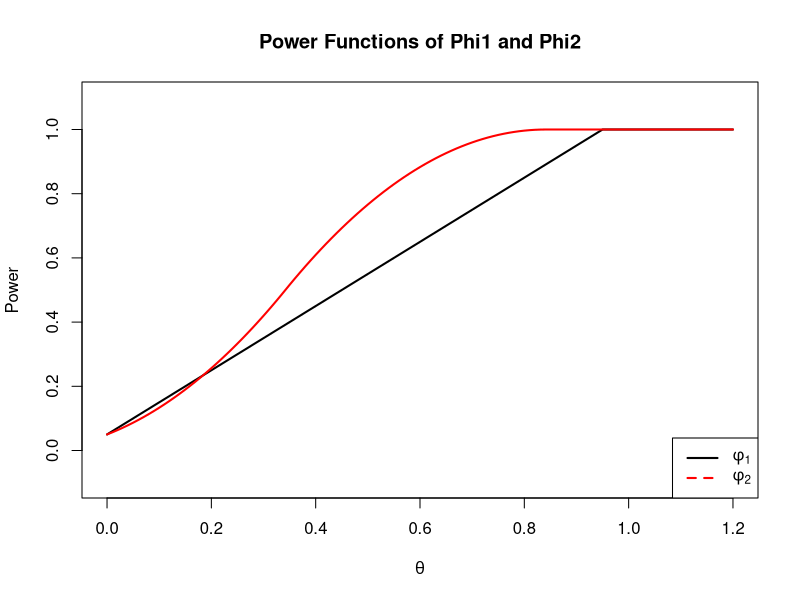
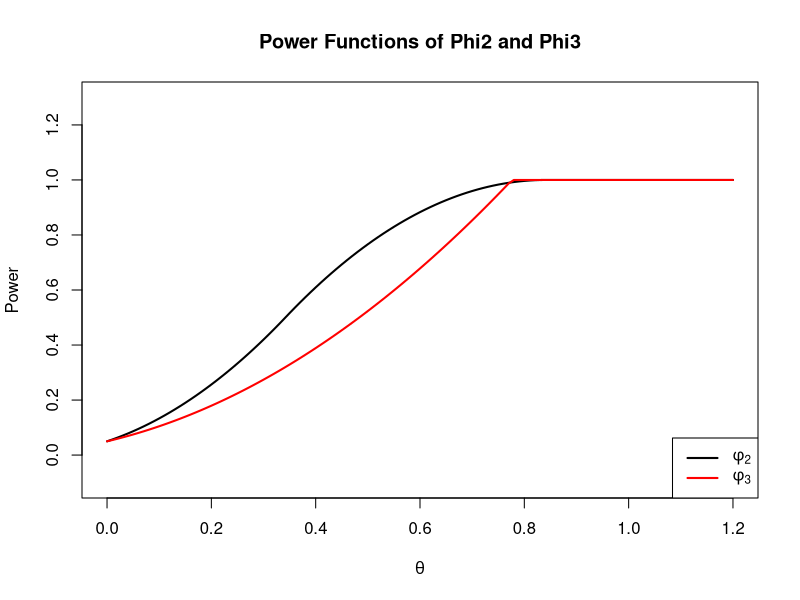

Source code (R) for these figures, in order:
## ---- chunk 1
theta <- seq(0, 1.2, by = 0.01)
C <- 2 - sqrt(0.1)  

# Power function for phi_1
beta1 <- pmax(0, pmin(1, theta + 0.05))

# Power function for phi_2
beta2 <- ifelse(theta <= (C/2) - 1, 0,
         ifelse(theta <= (C - 1)/2, ((2*theta + 2 - C)^2)/2,
         ifelse(theta <= C/2, 1 - ((C - 2*theta)^2)/2, 1)))

plot(theta, beta1, type = "l", col = "black", lwd = 2, ylim = c(-0.1, 1.1),
     ylab = "Power", xlab = expression(theta), main = "Power Functions of Phi1 and Phi2")
lines(theta, beta2, col = "red", lwd = 2)
legend("bottomright", legend = c(expression(phi[1]), expression(phi[2])),
       col = c("black", "red"), lty = c(1, 2), lwd = 2)
## ---- chunk 2
# setup
theta <- seq(0, 1.2, by = 0.01)

t_crit <- 1 - sqrt(0.05)

phi3_power <- function(theta) {
    ifelse(theta <= t_crit, (1 - (1 - sqrt(0.05) - theta))^2, 1)
}

beta3 <- sapply(theta, phi3_power)

C <- 2 - sqrt(0.1)  
beta2 <- ifelse(theta <= (C - 1)/2, ((2*theta + 2 - C)^2)/2,
         ifelse(theta <= C/2, 1 - ((C - 2*theta)^2)/2, 1))

plot(theta, beta2, type = "l", col = "black", lwd = 2, ylim = c(-0.1, 1.3),
     ylab = "Power", xlab = expression(theta), main = "Power Functions of Phi2 and Phi3")
lines(theta, beta3, col = "red", lwd = 2)

legend("bottomright", legend = c(expression(phi[2]), expression(phi[3])),
       col = c("black", "red"), lty = c(1, 1), lwd = 2)
